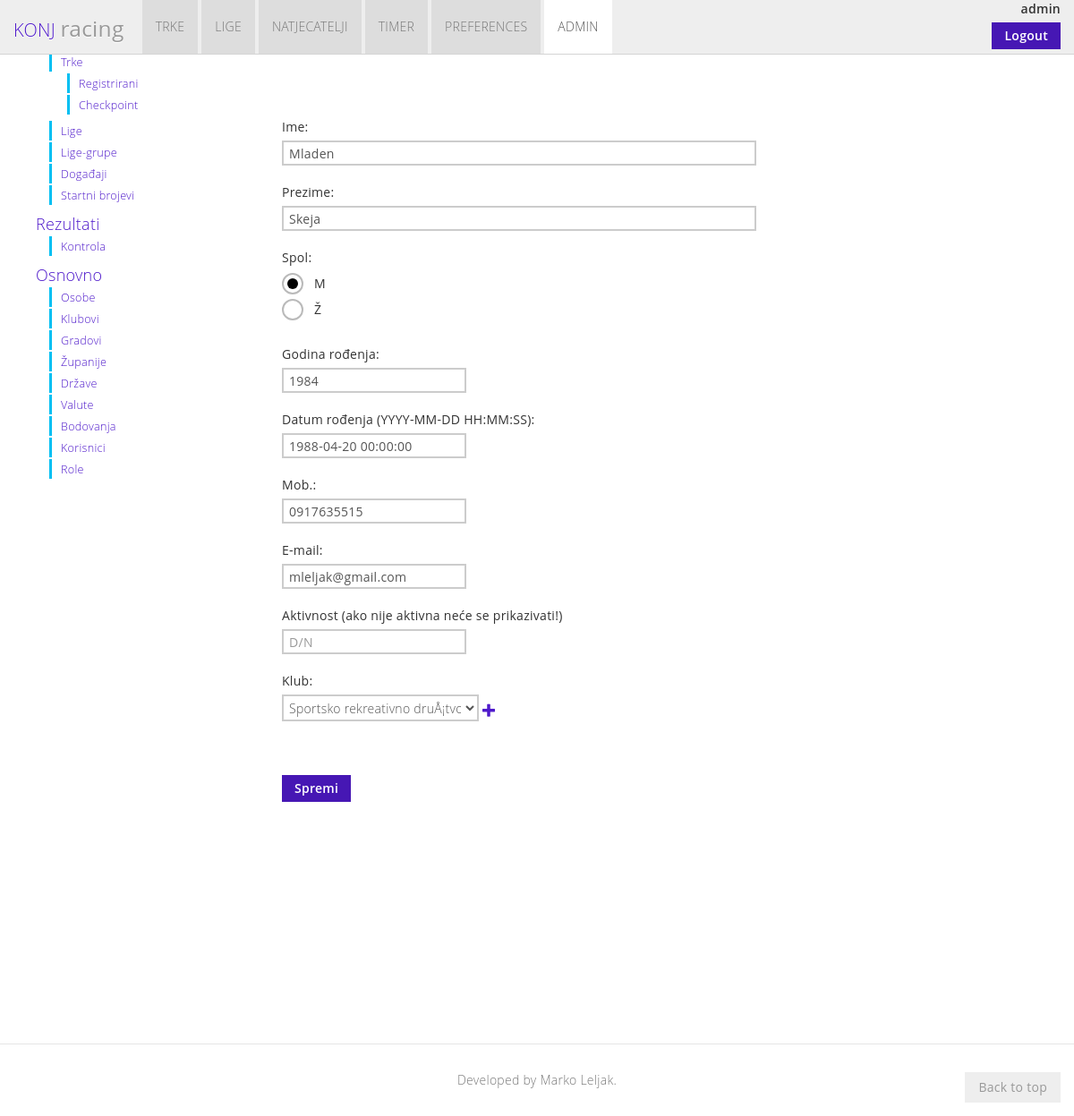
The page /admin.php?participant=3 (signed in) on the database its author committed.
### tables this page shows
CREATE TABLE `person` (
  `per_id` int(11) NOT NULL AUTO_INCREMENT,
  `clu_id` int(11) DEFAULT NULL,
  `tow_id` int(11) DEFAULT NULL,
  `sta_id` int(11) DEFAULT NULL,
  `per_nam` varchar(80) NOT NULL,
  `per_sur` varchar(80) NOT NULL,
  `per_yea` varchar(4) NOT NULL,
  `per_dat_b` datetime DEFAULT NULL,
  `per_sex` varchar(1) NOT NULL,
  `per_adr` varchar(80) DEFAULT NULL,
  `per_tow` varchar(80) DEFAULT NULL,
  `per_cou` varchar(80) DEFAULT NULL,
  `per_sta` varchar(80) DEFAULT NULL,
  `per_email` varchar(50) NOT NULL,
  `per_tel` varchar(20) DEFAULT NULL,
  `per_mob` varchar(20) NOT NULL,
  `per_shi` varchar(1) DEFAULT NULL,
  `per_meal` varchar(1) DEFAULT NULL,
  `activity` varchar(1) DEFAULT NULL,
  `per_transfer` varchar(1) DEFAULT NULL,
  `date` datetime DEFAULT NULL,
  `per_clu` varchar(45) DEFAULT NULL,
  PRIMARY KEY (`per_id`),
  KEY `clu_id_idx` (`clu_id`),
  CONSTRAINT `clu_id` FOREIGN KEY (`clu_id`) REFERENCES `club` (`clu_id`) ON DELETE NO ACTION ON UPDATE NO ACTION
);

### connect_to_mysql.php (called while the page is built, shortened)
<?php
function returnConnection()
{
$db_host = "localhost";
$db_username = "root";
$db_pass = "mysql";
$db_name = "konj";
$myConnection = mysqli_connect("$db_host","$db_username","$db_pass", "$db_name") or die ("could not connect to mysql");
return $myConnection;
}
?>

### functions.php (called while the page is built, shortened)
<?php
include "connect_to_mysql.php";
function queryMysql($query)
{
	$result = mysqli_query(returnConnection(), $query) or die(mysqli_error(returnConnection()));
	return $result;
}
?>

### admin.php (the view, shortened to what this page needs)
<?php
require_once "components.php";
include_once 'head.php';
$page='';
if($page == '' && isset($_GET['participant'])){
    $page='participant';
    $pageID=$_GET['participant'];
	$pageID = sanitizeString($pageID);
}
?>
<!DOCTYPE html>
<html xmlns="http://www.w3.org/1999/xhtml">
<body>
    <?php include_once("navbar.php") ?>
<div id="doc-container" class="container">
    <div class="row">
        <div class="bs-docs-sidebar span3">
            <ul class="nav metro-nav-list bs-docs-sidenav">
                <li>
                  <a href="#page-components">Trke...</a>
                  <ul class="nav" id="races-active">
                    <li><a href="admin?race=">Trke</a></li>
                      <ul class="nav">
                        <li><a href="admin?registered=">Registrirani</a></li>
                        <li><a href="admin?checkpoint=">Checkpoint</a></li>
                      </ul>
                    <li><a href="admin?league=">Lige</a></li>
                    <li><a href="admin?league_group=">Lige-grupe</a></li>
                    <li><a href="admin?event=">Doga&#273;aji</a></li>
                    <li><a href="admin?st_num=">Startni brojevi</a></li>
                  </ul>
                  <a href="admin?results=">Rezultati</a>
                  <ul class="nav" id="osnovno-active">
                    <li><a href="admin?control=">Kontrola</a></li>
                  </ul>
                  <a href="admin?other=">Osnovno</a>
                  <ul class="nav" id="osnovno-active">
                    <li><a href="admin?participant=">Osobe</a></li>
                    <li><a href="admin?club=">Klubovi</a></li>
                    <li><a href="admin?town=">Gradovi</a></li>
                    <li><a href="admin?county=">&#381;upanije</a></li>
                    <li><a href="admin?country=">Dr&#382;ave</a></li>
                    <li><a href="admin?currency=">Valute</a></li>
                    <li><a href="admin?scoring=">Bodovanja</a></li>
                    <li><a href="admin?user=">Korisnici</a></li>
                    <li><a href="admin?role=">Role</a></li>
                  </ul>
            </ul>
        </div>
        <div class="bs-docs-container span9" id="welcome">
            <div class="bs-docs-section">
                <?php
                    switch($page){
                        case "participant":
                            get_page_participant($pageID);
                            break;
                      }
                ?>
                <br/>
                <br/>
                <br/>
                <br/>
                <br/>
                <br/>
                <br/>
             </div>
          </div>
       </div>
    </div>
</body>
</html>
<?php
    function get_page_participant($pageID){
        switch($pageID){
            default:
                get_page_participant_edit($pageID);
                break;
        }
    }
    function get_page_participant_edit($pageID){
		if($pageID == null || $pageID == '' || $pageID == 'new'){
			$pageID = 'new';
			$participant_nam = (isset($_SESSION['participant_nam']) ? $_SESSION['participant_nam'] : '');
			$participant_sur = (isset($_SESSION['participant_sur']) ? $_SESSION['participant_sur'] : '');
			$participant_god_rodj = (isset($_SESSION['participant_god_rodj']) ? $_SESSION['participant_god_rodj'] : '');
			$participant_dat_rodj = (isset($_SESSION['participant_dat_rodj']) ? $_SESSION['participant_dat_rodj'] : '');
			$participant_mob = (isset($_SESSION['participant_mob']) ? $_SESSION['participant_mob'] : '');
			$participant_email = (isset($_SESSION['participant_email']) ? $_SESSION['participant_email'] : '');
			$participant_sexM = 'value="1" ' .
                (isset($_SESSION['participant_sex']) ? ($_SESSION['participant_sex'] == 1 ? 'checked' : '') : 'checked');
			$participant_sexF = 'value="0" ' .
                (isset($_SESSION['participant_sex']) ? ($_SESSION['participant_sex'] == 0 ? 'checked' : '') : '');
			$participant_activity = (isset($_SESSION["participant_activity"]) ? $_SESSION["participant_activity"] : '');
        }
		else{
			$query = "SELECT per.per_nam, per.per_sur, per_yea, per_dat_b, per_sex, per_mob, clu_id, per_email, activity
				FROM person per
				where per.per_id=" .$pageID;
			$result = queryMysql($query);
			$num = mysqli_num_rows(queryMysql($query));
			$row = mysqli_fetch_row($result);
			$participant_nam = $row[0];
			$participant_sur = $row[1];
			$participant_god_rodj = $row[2];
			$participant_dat_rodj = $row[3];
			$participant_mob = $row[5];
			$participant_email = $row[7];
			$participant_activity = $row[8];
			$participant_sexM = 'value="1" ' . ($row[4] == 1 ? "checked" : '');
			$participant_sexF = 'value="0" ' . ($row[4] == 0 ? "checked" : '');
		}
        echo'
        <form action="admin?participant=' . $pageID . '" method="post">
            <fieldset>
				<div class="control-group">
					<label>Ime:</label>
					<input type="text" class="input-xxlarge" placeholder="Type participant\'s name..." maxlength="80" name="participant_nam"
						value="' . $participant_nam . '">
				</div>
				<div class="control-group">
					<label>Prezime:</label>
					<input type="text" class="input-xxlarge" placeholder="Type participant\'s surname..." maxlength="80" name="participant_sur"
						value="' . $participant_sur . '">
				</div>
                <label>Spol:</label>
                <label class="radio">
                <input type="radio" name="participant_sex" id="spolM" ' . $participant_sexM . ' >
                <span class="metro-radio">M</span>
                </label>
                <label class="radio">
                <input type="radio" name="participant_sex" id="spolF" ' . $participant_sexF . ' >
                <span class="metro-radio">&#381;</span>
                </label>
                <br/>
				<div class="control-group">
					<label>Godina ro&#273;enja:</label>
					<input type="text" placeholder="Type participant\'s birth year..." maxlength="4" minlength="4" name="participant_god_rodj"
						value="' . $participant_god_rodj . '">
				</div>
                <label>Datum ro&#273;enja (YYYY-MM-DD HH:MM:SS):</label>
                <input type="text" placeholder="Type participant\'s birth date..." maxlength="19" minlength="19" name="participant_dat_rodj"
                    value="' . $participant_dat_rodj . '">
				<div class="control-group">
					<label>Mob.:</label>
					<input type="text" placeholder="Type participant\'s mobile..."  maxlength="20" name="participant_mob"
						value="' . $participant_mob . '">
				</div>
				<div class="control-group">
					<label>E-mail:</label>
					<input type="text" placeholder="Type participant\'s e-mail..."  maxlength="50" name="participant_email"
						value="' . $participant_email . '">
				</div>
                <div class="control-group">
                    <label>Aktivnost (ako nije aktivna ne&#263;e se prikazivati!)</label> <input type="text" placeholder="D/N" name="participant_activity"
                    value="' . $participant_activity . '">
                </div>';
        $query2 = "SELECT clu_id, clu_nam
            FROM club";
        $result2 = queryMysql($query2);
        $num2 = mysqli_num_rows(queryMysql($query2));
        echo '
        <div class="control-group">
        <label>Klub:</label>
        <select name="participant_club">
        <option value="null">Select a club...</option>';
        for($i=0;$i<$num2;$i++){
            $row2 = mysqli_fetch_row($result2);
            $selectedClub = $pageID == 'new' ? ($row2[0] == $_SESSION['participant_club'] ? "selected=\"selected\"" : "") :
                ($row2[0] == $row[6] ? "selected=\"selected\"" : "");
            echo '<option value="' . $row2[0] . '" ' . $selectedClub . '>' . $row2[1] . '</option>';
        }
        echo'</div>';
        echo'
        </select>
        <a href="admin?club=new"><span aria-hidden="true" class="icon-plus-5"></span></a>
        <span class="help-block"></span>
        <br/><br/>
        <button type="submit" id="spremi" class="btn">Spremi</button>
        </fieldset>
        </form>';
    }
?>

### assets/css/bootmetro-responsive.css (style rules this page uses)
@media (min-width: 1200px) { .row { margin-left: -30px; *zoom: 1; } }
@media (min-width: 1200px) { .row:before, .row:after { display: table; line-height: 0; content: ""; } }
@media (min-width: 1200px) { .row:after { clear: both; } }
@media (min-width: 1200px) { [class*="span"] { float: left; min-height: 1px; margin-left: 30px; } }
@media (min-width: 1200px) { .container, .navbar-static-top .container, .navbar-fixed-top .container, .navbar-fixed-bottom .container { width: 1170px; } }
@media (min-width: 1200px) { .span9 { width: 870px; } }
@media (min-width: 1200px) { .span3 { width: 270px; } }
@media (min-width: 1200px) { input, textarea, .uneditable-input { margin-left: 0; } }

### assets/css/bootmetro-ui-light.css (style rules this page uses)
html, body { color: #333; background-color: #FFF; }
a { color: #4f1acb; }
input[type=text], input[type=password], input[type=email], input[type=number], input[type=tel], input[type=url], input[type=search], select, textarea, input::-ms-check { color: #000; background-color: rgba(255, 255, 255, 0.8); border-color: rgba(0, 0, 0, 0.27); }
option:checked, select:focus::-ms-value { color: #FFF; background-color: #4617b4; }
button[type=submit], input[type=submit] { color: #FFF; background-color: #4617b4; border-color: transparent; background-clip: border-box; }
.btn { color: #000; text-shadow: none; background-color: rgba(182, 182, 182, 0.7); background-image: none; background-repeat: no-repeat; border: 2px solid #cccccc; border-color: rgba(0, 0, 0, 0.2); -webkit-border-radius: 0; -moz-border-radius: 0; border-radius: 0; filter: none; -webkit-box-shadow: none; -moz-box-shadow: none; box-shadow: none; }
button, input[type=button], input[type=submit], input[type=reset], input[type=file]::-ms-browse { color: #000; background-color: rgba(182, 182, 182, 0.7); border-color: rgba(0, 0, 0, 0.2); }

### assets/css/docs.css (style rules this page uses)
html, body { position: relative; margin: 0; padding: 0; }
body { padding-top: 62px; }
#doc-container, #doc-container > .row { position: relative; margin-top: 20px; }
section, .bs-docs-section { padding-top: 30px; }
.bs-docs-sidebar { display: block; }
.bs-docs-sidenav { position: fixed; width: 228px; height: 80%; margin: 0; padding: 0; background-color: #fff; overflow-y: auto; }
@media screen and (min-width: 768px) { .bs-docs-container, .bs-home-container { padding-left: 0; padding-right: 0; } }
@media screen and (min-width: 768px) { .bs-docs-sidebar { display: block; } }
@media screen and (min-width: 768px) { .bs-docs-sidenav { width: 166px; margin-top: 20px; } }
@media screen and (min-width: 992px) { .bs-docs-sidenav { top: 0; width: 218px; margin-top: 30px; margin-right: 0; } }
@media screen and (min-width: 1200px) { .bs-docs-container { max-width: 970px; } }
@media screen and (min-width: 1200px) { .bs-docs-sidenav { width: 258px; } }
@media screen and (min-width: 1200px) { .bs-docs-sidenav > li > a { width: 230px \9; } }

### rows shown on the page
person: participant_nam "Mladen", participant_sur "Skeja", participant_god_rodj "1984", participant_dat_rodj "1988-04-20 00:00:00", participant_mob "0917635515", participant_email "mleljak@gmail.com"

### other values the page prints
$_SESSION['user'] "admin"
form field participant_club "Sportsko rekreativno druÅ¡tvo 315 Sjeverozapad"
